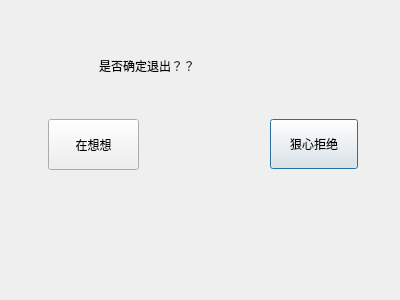
<?xml version="1.0" encoding="UTF-8"?>
<ui version="4.0">
 <class>quit</class>
 <widget class="QDialog" name="quit">
  <property name="geometry">
   <rect>
    <x>0</x>
    <y>0</y>
    <width>400</width>
    <height>300</height>
   </rect>
  </property>
  <property name="windowTitle">
   <string>Dialog</string>
  </property>
  <widget class="QLabel" name="label">
   <property name="geometry">
    <rect>
     <x>90</x>
     <y>20</y>
     <width>179</width>
     <height>92</height>
    </rect>
   </property>
   <property name="text">
    <string>是否确定退出？？</string>
   </property>
   <property name="wordWrap">
    <bool>false</bool>
   </property>
   <property name="margin">
    <number>37</number>
   </property>
   <property name="indent">
    <number>9</number>
   </property>
  </widget>
  <widget class="QPushButton" name="quit_puBtn">
   <property name="geometry">
    <rect>
     <x>270</x>
     <y>119</y>
     <width>88</width>
     <height>50</height>
    </rect>
   </property>
   <property name="text">
    <string>狠心拒绝</string>
   </property>
   <property name="iconSize">
    <size>
     <width>37</width>
     <height>40</height>
    </size>
   </property>
  </widget>
  <widget class="QPushButton" name="pushButton_2">
   <property name="geometry">
    <rect>
     <x>48</x>
     <y>119</y>
     <width>91</width>
     <height>51</height>
    </rect>
   </property>
   <property name="text">
    <string>在想想</string>
   </property>
   <property name="iconSize">
    <size>
     <width>45</width>
     <height>40</height>
    </size>
   </property>
   <property name="autoRepeatDelay">
    <number>304</number>
   </property>
  </widget>
 </widget>
 <resources/>
 <connections/>
</ui>
